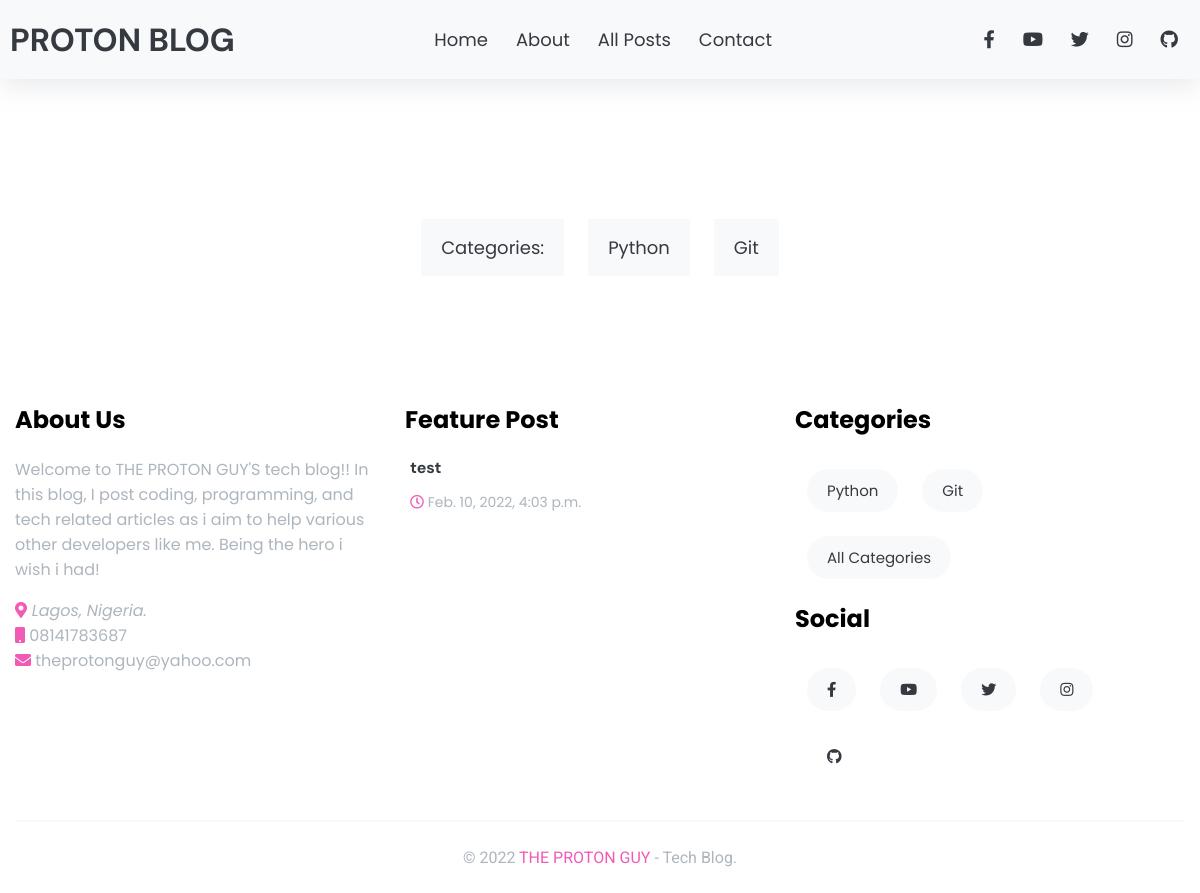
Page /categories/ on the committed database.
### blog/models.py (models this page shows, shortened)
class Post(models.Model):
    author = models.ForeignKey(User, on_delete=models.CASCADE)
    title = models.CharField(max_length=10000000)
    slug = models.SlugField(default='test')
    body = RichTextField(blank=True, null=True)
    id = models.IntegerField(primary_key=True)
    image = models.ImageField(blank=True, null=True, upload_to='image/')
    author_image = models.ImageField(blank=True, null=True, upload_to='author/', default='images/tpg.jpg')
    category = models.CharField(max_length=128, default='Python')
    category2 = models.CharField(max_length=128, default='Git')
    publish = models.DateTimeField(default=timezone.now)
    created = models.DateTimeField(auto_now_add=True)
    updated = models.DateTimeField(auto_now=True)
    num_clicks = models.IntegerField(default=0)

### blog/views.py (the view)
# urls.py: path('categories/', Categories, name='all_categories'),
def Categories(request):
    feautured_post= Post.objects.all().order_by('-created')[:3]
    post = Post.objects.all().order_by('-created')[:10]
    categories = Post.objects.all()
    cats = []
    for i in categories:
        cats.append(i.category)
        cats.append(i.category2)
    for j in cats:
        counted = cats.count(j)
        if counted > 1:
            cats.remove(j)
    context = {
        'posts': post,
        'categories': cats,
        'feat': feautured_post
        }
    return render(request, 'blog/all_categories.html', context)

### blog/templates/blog/all_categories.html (shortened to what this page needs)
<!DOCTYPE html>
<html lang="en">
<head>
    {% load static %}
    <link rel="stylesheet" href="https://cdnjs.cloudflare.com/ajax/libs/font-awesome/5.15.2/css/all.min.css" />
    <link rel="stylesheet" href="https://cdnjs.cloudflare.com/ajax/libs/Swiper/6.4.5/swiper-bundle.min.css" />
    <link rel="stylesheet" href="{% static 'css2/style.css' %}">
</head>
<body>
       <header id="header" class="shadow bg-light">
           <nav class="container navbar">
               <a href="/index.html" class="nav-brand text-dark">
                    PROTON BLOG
                </a>
                <div class="collapse">
                    <ul class="navbar-nav">
                        <a href="{% url 'blog-home' %}" class="nav-link">Home</a>
                        <a href="{% url 'about-us' %}" class="nav-link">About</a>
                        <a href="{% url 'all-post' %}" class="nav-link">All Posts</a>
                        <a href="https://theprotonguy.herokuapp.com/" class="nav-link">Contact</a>
                    </ul>
                </div>
                  <div class="collapse">
                      <ul class="navbar-nav">
                            <a href="https://www.facebook.com/ayodeji.adesola.7" class="nav-link"><i class="fab fa-facebook-f"></i></a>
                            <a href="https://www.youtube.com/channel/UC8ty8cq1jU1EGF4AeLyq7ew" class="nav-link"><i class="fab fa-youtube"></i></a>
                            <a href="https://www.twitter.com/AyodejiAdesola_" class="nav-link"><i class="fab fa-twitter"></i></a>
                            <a href="https://www.instagram.com/the_proton_guy" class="nav-link"><i class="fab fa-instagram"></i></a>
                            <a href="https://github.com/deji12" class="nav-link"><i class="fab fa-github"></i></a>
                      </ul>
                  </div>
           </nav>
       </header>
       <main id="site-main">
                <section class="container">
                    <div class="post-footer mb-3">
                        <div class="post-tags d-flex flex-wrap justify-content-center">
                            <a href="#" class="nav-link btn bg-light">Categories:</a><br>
                            {% for i in categories %}
                                <a href="{% url 'category' i %}" class="nav-link btn bg-light">{{ i }}</a>
                            {% endfor %}
                        </div>
                    </div>
                </section>
       </main>
       <footer id="footer">
           <div class="container">
               <div class="row mb-3">
                   <div class="col-3">
                       <h2 class="footer-title secondary-title">About Us</h2>
                       <div class="secondary-title text-secondary">
                            <p class="mt-2 ">
                                Welcome to THE PROTON GUY'S tech blog!! In this blog, I post coding, programming, and tech related articles as i aim to help
                                various other developers like me. Being the hero i wish i had!</p>
                            <address>
                                <i class="fas fa-map-marker-alt text-primary"></i>
                                Lagos, Nigeria.
                            </address>
                            <div class="phone">
                                <i class="fas fa-mobile text-primary"></i>
                                08141783687
                            </div>
                            <div class="email">
                                <i class="fas fa-envelope text-primary"></i>
                                theprotonguy@yahoo.com
                            </div>
                       </div>
                   </div>
                   <div class="col-3">
                       <h2 class="footer-title secondary-title">Feature Post</h2>
                       <div class="feature-post">
                        {% for post in feat %}
                        <div class="flex-item">
                            <article class="article">
                                <div class="d-flex">
                                    <a href="{% url 'article-page' post.slug %}">
                                        <div class="px-1">
                                            <a href="{% url 'article-page' post.slug %}" class="text-title display-2 text-dark">
                                                {{ post.title }}
                                            </a>
                                            <p class="secondary-title text-secondary display-3">
                                                    <span><i class="far fa-clock text-primary"></i> {{ post.created }} </span>
                                            </p>
                                        </div>
                                    </a>
                                </div>
                            </article>
                        </div>
                    {% endfor %}
                       </div>
                   </div>
                   <div class="col-3">
                    <h2 class="footer-title secondary-title">Categories</h2>
                    <div class="tags">
                        <div class="d-flex flex-wrap">
                            {% for i in categories %}
                                <a href="{% url 'category' i %}" class="nav-link btn bg-light">{{ i }}</a>
                            {% endfor %}
                            <a href="{% url 'all_categories' %}" class="nav-link btn bg-light">All Categories</a>
                        </div>
                    </div>
                        <h2 class="footer-title secondary-title mt-2">Social</h2>
                        <div class="tags social">
                            <div class="d-flex flex-wrap">
                                <a href="https://www.facebook.com/ayodeji.adesola.7" class="nav-link btn bg-light"><i class="fab fa-facebook-f"></i></a>
                                <a href="https://www.youtube.com/channel/UC8ty8cq1jU1EGF4AeLyq7ew" class="nav-link btn bg-light"><i class="fab fa-youtube"></i></a>
                                <a href="https://www.twitter.com/AyodejiAdesola_" class="nav-link btn bg-light"><i class="fab fa-twitter"></i></a>
                                <a href="https://www.instagram.com/the_proton_guy" class="nav-link btn bg-light"><i class="fab fa-instagram"></i></a>
                                <a href="https://github.com/deji12" class="nav-link"><i class="fab fa-github"></i></a>
                            </div>
                        </div>
                   </div>
               </div>
               <div class="copyrights">
                   <p class="text-center text-secondary display-2">
                    © 2022 <a href="#" class="text-primary">THE PROTON GUY</a> - Tech Blog.
                   </p>
               </div>
           </div>
       </footer>
</body>
</html>

### blog/static/css2/style.css (style rules this page uses)
:root { --light : #f8f9fa; --secondary: #adb5bd; --dark: #343a40; --primary-color: #f15bb5; --secondary-color: #2ec4b6; --border : #e9ecef; }
body { font-family: 'Roboto', sans-serif; padding: 0; margin: 0; }
a { text-decoration: none; }
* > * { box-sizing: border-box; }
.text-secondary { color: var(--secondary); }
.text-dark { color: var(--dark); }
.text-primary { color: var(--primary-color); }
.bg-light { background-color: var(--light); }
.container { max-width: 1200px; padding: 0 15px; margin: auto; }
.text-title { font-family: 'DM Sans', sans-serif; font-weight: bold; }
.secondary-title { font-family: 'Poppins' , sans-serif; }
.display-2 { font-size: 16px; }
.display-3 { font-size: 14px; }
.text-center { text-align: center; }
.btn { padding: 15px 20px; border: none; }
.d-flex { display: flex; }
.flex-wrap { flex-wrap: wrap; }
.justify-content-center { justify-content: center; }
.mt-2 { margin-top: 10px; }
.mb-3 { margin-bottom: 30px; }
.px-1 { padding-left: 5px; padding-right: 5px; }
.shadow { box-shadow: rgba(149, 157, 165, 0.2) 0px 8px 24px; }
.navbar { position: relative; display: flex; flex-direction: row; justify-content: space-between; padding: 10px; }
.nav-brand { font-family: 'DM Sans', sans-serif; font-weight: bold; align-self: center; font-size: 32px; }
.collapse { align-self: center; }
.nav-link { font-size: 18px; margin: 12px; color: var(--dark); font-family: 'Poppins', sans-serif; }
#site-main { margin-top: 8em; }
#footer { padding-top: 4em; }
#footer .feature-post .flex-item { margin-bottom: 10px; }
#footer .tags a { border-radius: 40px; padding: 10px 20px; font-size: 15px; }
#footer .copyrights { padding: 10px 0; border-top: 2px solid var(--light); }
.row { display: flex; }
.col-3 { flex: 0 0 33.3333%; max-width: 33.3333%; padding-right: 35px; }

### rows in the picture
Post: categories "Python" "Git", title "test", created "Feb. 10, 2022, 4:03 p.m.", categories "Python" "Git"
